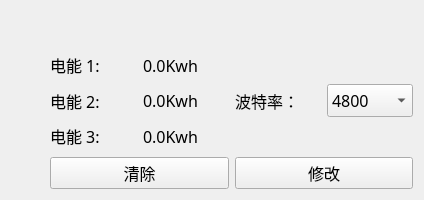
<?xml version="1.0" encoding="UTF-8"?>
<ui version="4.0">
 <class>SI_EleSetWid</class>
 <widget class="QWidget" name="SI_EleSetWid">
  <property name="geometry">
   <rect>
    <x>0</x>
    <y>0</y>
    <width>424</width>
    <height>200</height>
   </rect>
  </property>
  <property name="font">
   <font>
    <family>微软雅黑</family>
    <pointsize>12</pointsize>
   </font>
  </property>
  <property name="windowTitle">
   <string>Form</string>
  </property>
  <layout class="QGridLayout" name="gridLayout">
   <property name="leftMargin">
    <number>50</number>
   </property>
   <property name="topMargin">
    <number>50</number>
   </property>
   <item row="0" column="0">
    <layout class="QVBoxLayout" name="verticalLayout_2">
     <item>
      <layout class="QHBoxLayout" name="horizontalLayout">
       <item>
        <widget class="QLabel" name="label">
         <property name="text">
          <string>电能 1:</string>
         </property>
        </widget>
       </item>
       <item>
        <widget class="QLabel" name="eleLabel_1">
         <property name="text">
          <string>0.0Kwh</string>
         </property>
        </widget>
       </item>
      </layout>
     </item>
     <item>
      <layout class="QHBoxLayout" name="horizontalLayout_2">
       <item>
        <widget class="QLabel" name="label_2">
         <property name="text">
          <string>电能 2:</string>
         </property>
        </widget>
       </item>
       <item>
        <widget class="QLabel" name="eleLabel_2">
         <property name="text">
          <string>0.0Kwh</string>
         </property>
        </widget>
       </item>
      </layout>
     </item>
     <item>
      <layout class="QHBoxLayout" name="horizontalLayout_3">
       <item>
        <widget class="QLabel" name="label_3">
         <property name="text">
          <string>电能 3:</string>
         </property>
        </widget>
       </item>
       <item>
        <widget class="QLabel" name="eleLabel_3">
         <property name="text">
          <string>0.0Kwh</string>
         </property>
        </widget>
       </item>
      </layout>
     </item>
     <item>
      <widget class="QPushButton" name="cleverBtn">
       <property name="minimumSize">
        <size>
         <width>0</width>
         <height>31</height>
        </size>
       </property>
       <property name="text">
        <string>清除</string>
       </property>
      </widget>
     </item>
    </layout>
   </item>
   <item row="0" column="1">
    <layout class="QVBoxLayout" name="verticalLayout" stretch="1,1,1,1">
     <item>
      <spacer name="verticalSpacer">
       <property name="orientation">
        <enum>Qt::Vertical</enum>
       </property>
       <property name="sizeHint" stdset="0">
        <size>
         <width>20</width>
         <height>40</height>
        </size>
       </property>
      </spacer>
     </item>
     <item>
      <layout class="QHBoxLayout" name="horizontalLayout_4">
       <item>
        <widget class="QLabel" name="label_4">
         <property name="text">
          <string>波特率：</string>
         </property>
        </widget>
       </item>
       <item>
        <widget class="QComboBox" name="comboBox">
         <property name="sizePolicy">
          <sizepolicy hsizetype="Preferred" vsizetype="Expanding">
           <horstretch>0</horstretch>
           <verstretch>0</verstretch>
          </sizepolicy>
         </property>
         <property name="font">
          <font>
           <family>微软雅黑</family>
           <pointsize>12</pointsize>
          </font>
         </property>
         <property name="styleSheet">
          <string notr="true"/>
         </property>
         <property name="currentText">
          <string>4800</string>
         </property>
         <item>
          <property name="text">
           <string>4800</string>
          </property>
         </item>
         <item>
          <property name="text">
           <string>9600</string>
          </property>
         </item>
         <item>
          <property name="text">
           <string>19200</string>
          </property>
         </item>
         <item>
          <property name="text">
           <string>38400</string>
          </property>
         </item>
        </widget>
       </item>
      </layout>
     </item>
     <item>
      <spacer name="verticalSpacer_2">
       <property name="orientation">
        <enum>Qt::Vertical</enum>
       </property>
       <property name="sizeHint" stdset="0">
        <size>
         <width>20</width>
         <height>40</height>
        </size>
       </property>
      </spacer>
     </item>
     <item>
      <widget class="QPushButton" name="editBtn">
       <property name="minimumSize">
        <size>
         <width>0</width>
         <height>31</height>
        </size>
       </property>
       <property name="text">
        <string>修改</string>
       </property>
      </widget>
     </item>
    </layout>
   </item>
  </layout>
 </widget>
 <resources/>
 <connections/>
</ui>
